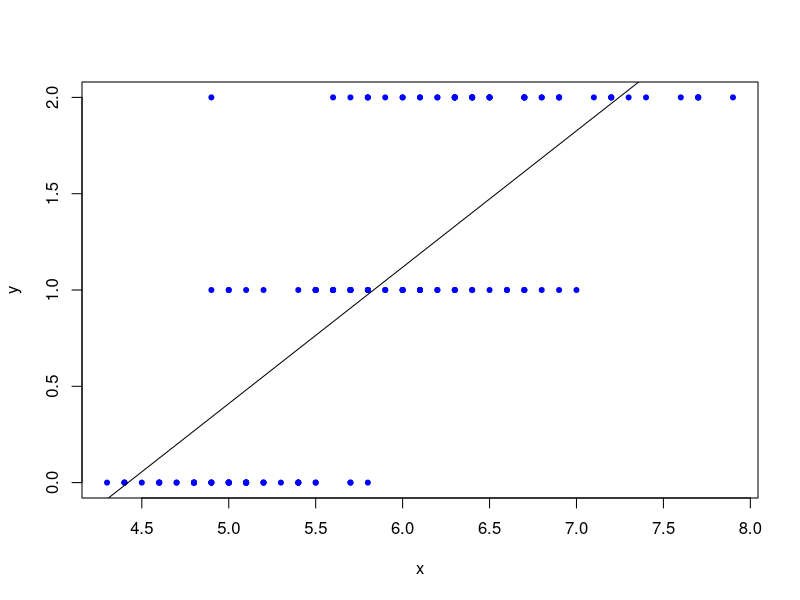

Write R code to recreate this figure.
library(tidyverse)
data = iris %>% as_tibble()%>% mutate(target = case_when(Species == "setosa" ~ 0, Species == "versicolor" ~1, Species=="virginica" ~2))%>%arrange(Sepal.Length)
regression <- function(x, y, learn_rate, n, max_iter) {
  plot(x, y, col = "blue", pch = 20)
  m <- runif(1, 0, 1)
  c <- runif(1, 0, 1)
  yhat <- m * x + c
  MSE <- sum((y - yhat) ^ 2) / n
  converged = F
  iterations = 0
  while(iterations < max_iter) {
    ## Implement the gradient descent algorithm
    m <- m - learn_rate * ((1 / n) * (sum((yhat - y) * x)))
    c <- c - learn_rate * ((1 / n) * (sum(yhat - y)))
    yhat <- m * x + c
    MSE <- sum((y - yhat) ^ 2) / n
    iterations = iterations + 1

  }
  abline(c, m) 
  
  return(paste("intercept:", c, "slope:", m, "MSE", MSE))
  
}
# Run the function 

regression( data$Sepal.Length,data$target, learn_rate = 0.0025,n =  150, max_iter =  50000)


